Frame 1 (no input): blank canvas, image omitted
Frame 60 (no input): blank canvas, image omitted
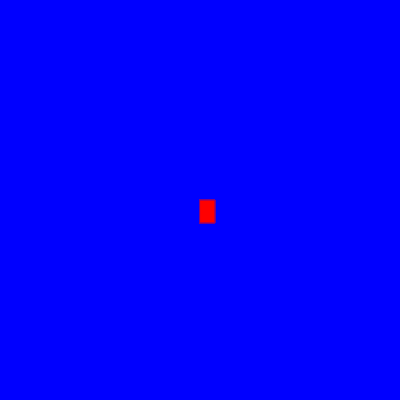
Frame 120 (the mouse pressed at the canvas centre since frame 60)

The p5.js sketch whose frames 1 and 60 were blank and that drew this single picture after the mouse press (run headless with seeded random() and noise() and a simulated clock; from frame 60 on, the mouse is pressed at the canvas centre):

// p5.js sketch
// ── sketch.js
function setup() {
    createCanvas(400, 400);
  background("blue")
  }
  function draw() {
  stroke("purple");
    fill("red");
  if(mouseIsPressed)
  rect(mouseX,mouseY,15,23);
  }
